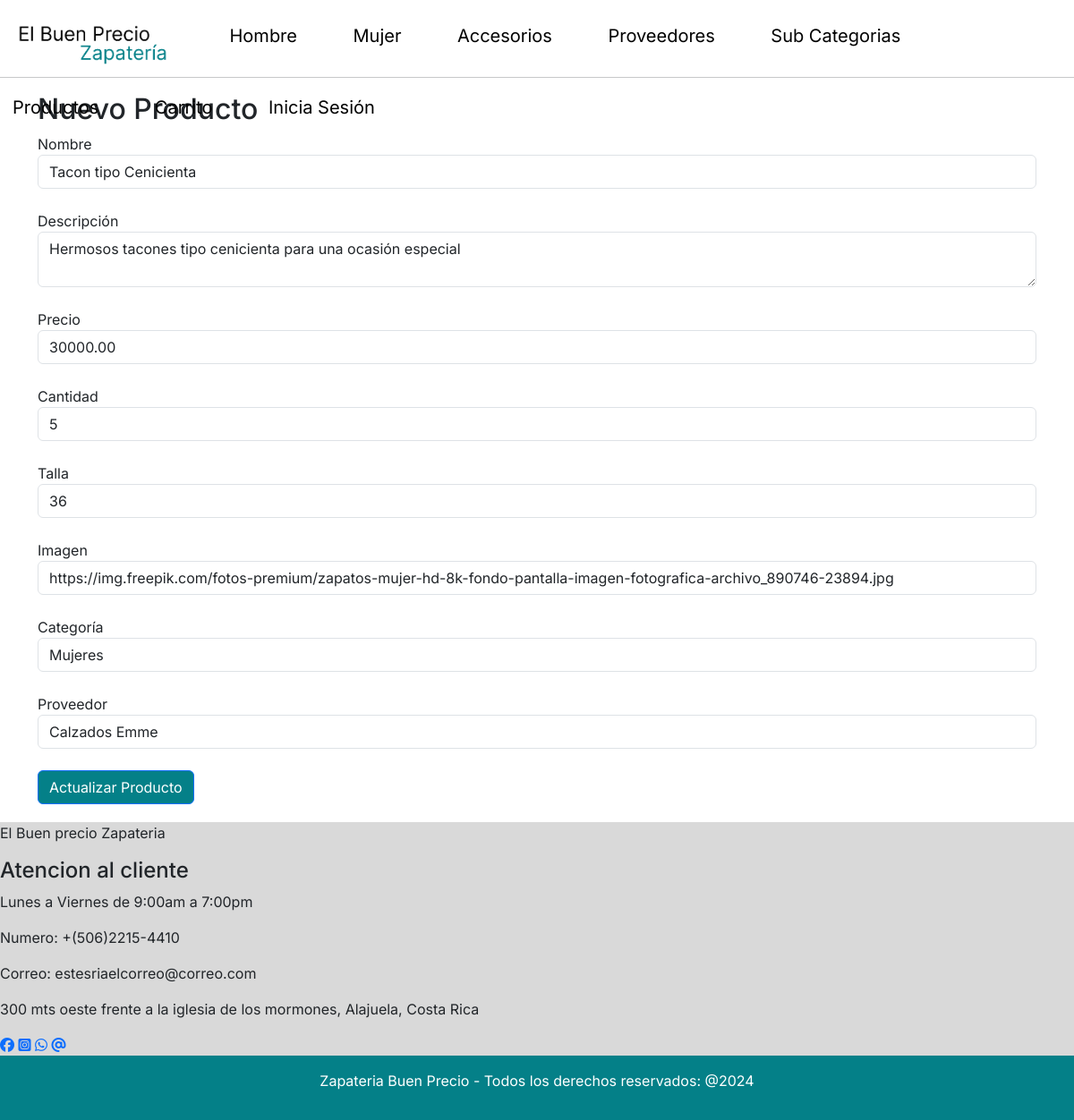
Page /actualizarproducto.php?id=1 on the earlier database version.
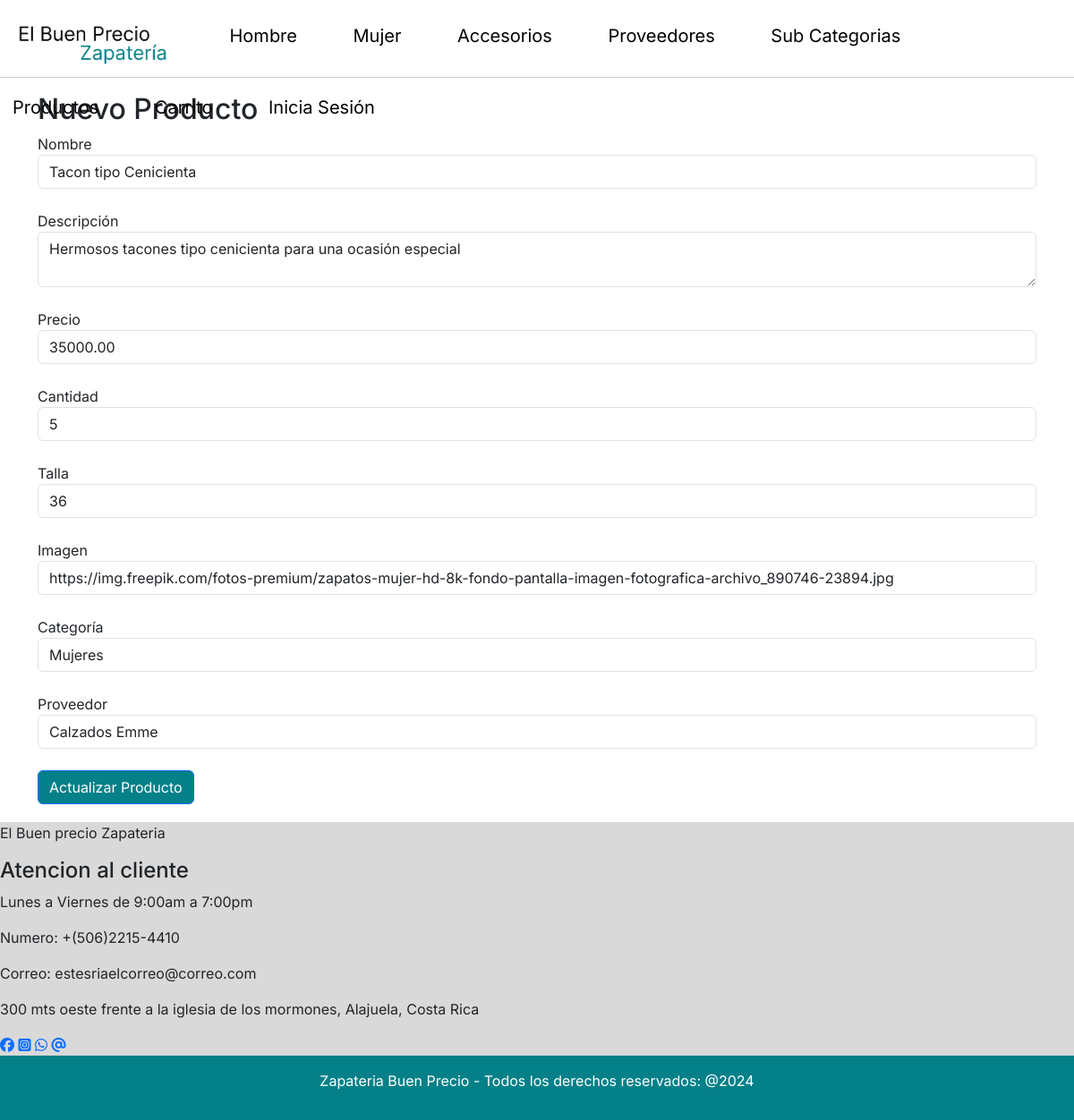
Same page on the later database version.
### tables this page shows
CREATE TABLE `productos` (
  `Id_Producto` int(11) NOT NULL,
  `Nombre` varchar(255) NOT NULL,
  `Descripcion` varchar(255) NOT NULL,
  `Precio` decimal(10,2) NOT NULL,
  `Cantidad` int(11) NOT NULL,
  `Talla` int(11) NOT NULL,
  `Imagen` varchar(255) DEFAULT NULL,
  `Id_Categoria` int(11) NOT NULL,
  `Id_Proveedor` int(11) NOT NULL
);

CREATE TABLE `categorias` (
  `Id_Categoria` int(11) NOT NULL,
  `Descripcion` varchar(255) NOT NULL
);

CREATE TABLE `proveedores` (
  `Id_Proveedor` int(11) NOT NULL,
  `Nombre` varchar(255) NOT NULL,
  `Logo` varchar(255) NOT NULL
);

### DAL/productosCrud.php (called while the page is built, shortened)
<?php
function getArray($sql) {
    try {
        $oConexion = conectarDb();
        if(mysqli_set_charset($oConexion, "utf8")){
            if(!$result = mysqli_query($oConexion, $sql)) die();
            $retorno = array();
            while ($row = mysqli_fetch_array($result)) {
                $retorno[] = $row;
            }
        }
    } catch (\Throwable $th) {
        echo $th;
    }finally{
        Desconectar($oConexion);
    }
    return $retorno;
}
function getObject($sql){
    try{
        $oConexion = conectarDb();
        if(mysqli_set_charset($oConexion, "utf8")){
            if(!$result = mysqli_query($oConexion, $sql)) die();
            $retorno = null;
            while ($row = mysqli_fetch_array($result)){
                $retorno = $row;
            }
        }
    }catch(\Throwable $th){
        echo $th;
    }finally{
        Desconectar($oConexion);
    }
    return $retorno;
}
?>

### actualizarproducto.php (the view, shortened to what this page needs)
<?php
include_once 'include/templates/header.php';
require_once "DAL/productosCrud.php";
$categorias = getArray("SELECT * FROM categorias");
$proveedores = getArray("SELECT * FROM proveedores");
if($_SERVER['REQUEST_METHOD']== 'GET'){
    $id= recogeGet("id");
    $query = "select Id_Producto, Nombre, Descripcion, Precio, Cantidad, Talla, Imagen, Id_Categoria, Id_Proveedor from productos where Id_Producto = '$id'";
    $mySession = getObject($query);
    if($mySession != null){
            $nombre = $mySession['Nombre'];
            $descripcion = $mySession['Descripcion'];
            $precio = $mySession['Precio'];
            $cantidad = $mySession['Cantidad'];
            $talla = $mySession['Talla'];
            $imagen = $mySession['Imagen'];
            $Id_Categoria = $mySession['Id_Categoria'];
            $Id_Proveedor = $mySession['Id_Proveedor'];
        }else{
        }
    }
?>
<main>
    <div class="container">
        <h2>Nuevo Producto</h2>
        <form method="post" action="<?php echo $_SERVER['PHP_SELF']; ?>">
            <div class="form-group">
                <label for="nombre">Nombre</label>
                <input type="text" class="form-control" id="Nombre" name="nombre" placeholder="Nombre" maxlength="255"
                    value="<?= $nombre ?>">
            </div>
            <br>
            <div class="form-group">
                <label for="descripcion">Descripción</label>
                <textarea class="form-control" id="Descripcion" name="descripcion" rows="2"
                    maxlength="255"><?= $descripcion ?></textarea>
            </div>
            <br>
            <div class="form-group">
                <label for="precio">Precio</label>
                <input type="number" class="form-control" id="Precio" name="precio" placeholder="Precio"
                    value="<?= $precio ?>">
            </div>
            <br>
            <div class="form-group">
                <label for="cantidad">Cantidad</label>
                <input type="number" class="form-control" id="Cantidad" name="cantidad" placeholder="Cantidad"
                    value="<?= $cantidad ?>">
            </div>
            <br>
            <div class="form-group">
                <label for="talla">Talla</label>
                <input type="number" class="form-control" id="Talla" name="talla" placeholder="Talla"
                    value="<?= $talla ?>">
            </div>
            <br>
            <div class="form-group">
                <label for="imagen">Imagen</label>
                <input type="text" class="form-control" id="Imagen" name="imagen" placeholder="Link de la imagen"
                    maxlength="255" value="<?= $imagen ?>">
            </div>
            <br>
            <div class="form-group">
                <label for="categoria">Categoría</label>
                <select class="form-control" id="Categoria" name="categoria">
                    <?php foreach ($categorias as $cat): ?>
                    <option value="<?= $cat['Id_Categoria'] ?>"
                        <?= ($cat['Id_Categoria'] == $Id_Categoria) ? 'selected' : '' ?>>
                        <?= $cat['Descripcion'] ?>
                    </option>
                    <?php endforeach; ?>
                </select>
            </div>
            <br>
            <div class="form-group">
                <label for="proveedor">Proveedor</label>
                <select class="form-control" id="Proveedor" name="proveedor">
                    <?php foreach ($proveedores as $prov): ?>
                    <option value="<?= $prov['Id_Proveedor'] ?>"
                        <?= ($prov['Id_Proveedor'] == $Id_Proveedor) ? 'selected' : '' ?>>
                        <?= $prov['Nombre'] ?>
                    </option>
                    <?php endforeach; ?>
                </select>
            </div>
            <br>
            <div>
                <button type="submit" class="btn btn-primary color-boton">Actualizar Producto</button>
            </div>
        </form>
    </div>
</main>
<?php
include_once 'include/templates/footer.php';
?>
</html>

Differences in the rows shown:
changed productos "Tacon tipo Cenicienta": precio "30000.00" → "35000.00"
